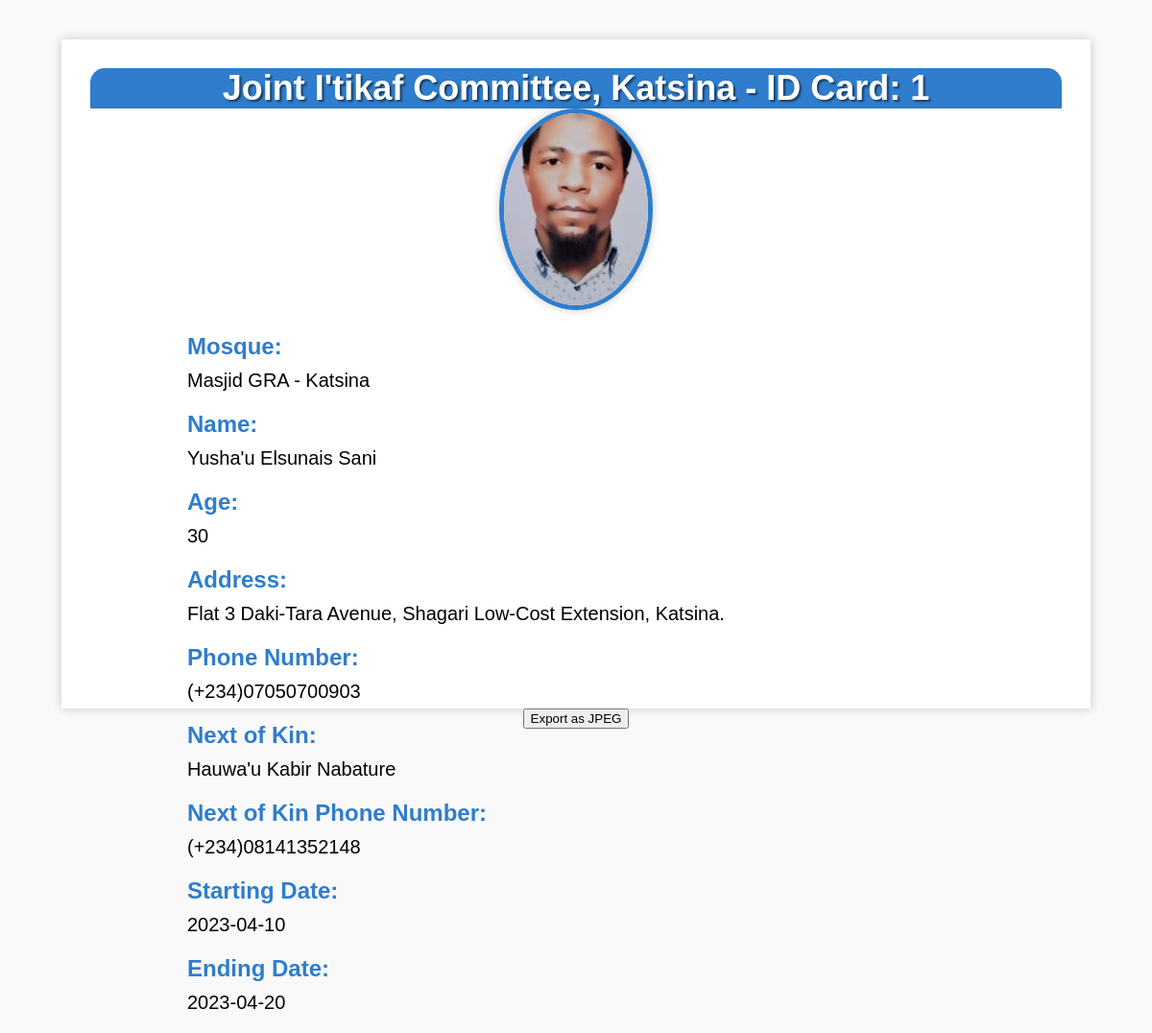
Screenshot of /itikaf/id_card/1/ with the database file from the repository.
### itikaf/models.py (models this page shows, shortened)
class Applicant(models.Model):
    mosque = models.ForeignKey(Mosque, on_delete=models.CASCADE)
    name = models.CharField(max_length=100)
    age = models.CharField(max_length=2)
    address = models.CharField(max_length=300)
    phone = models.CharField(max_length=20, unique=True)
    next_of_kin_name = models.CharField(max_length=100)
    next_of_kin_phone = models.CharField(max_length=20)
    medical_condition = models.TextField(blank=True)
    start_date = models.CharField(max_length=20)
    end_date = models.CharField(max_length=20)
    id_type = models.CharField(max_length=50)
    id_card_no = models.CharField(max_length=20, unique=True)
    id_image = models.ImageField(null=True, blank=True, upload_to="id_images/")
    photo = models.ImageField(null=True, blank=True, upload_to="profile_images/")
    added_by = models.ForeignKey(MosqueAdmin, on_delete=models.SET_NULL, null=True)
    date_added = models.DateTimeField(auto_now_add=True, null=True)

class Mosque(models.Model):
    name = models.CharField(max_length=250)
    lga = models.CharField(max_length=50)
    phone = models.CharField(max_length=11)
    address = models.CharField(max_length=300)
    accepting_applications = models.BooleanField(default=True)
    date_added = models.DateTimeField(auto_now_add=True, null=True)
    def __str__(self):
        return f'{self.name} - {self.lga}'

### itikaf/views.py (the view)
# urls.py: path('id_card/<int:pk>/', views.id_card, name='id_card'),
def id_card(request, pk):
    applicant_info = Applicant.objects.get(id=pk)
    applicant_id = applicant_info.id
    context = {
        'applicant_id': applicant_id,
        'applicant_info': applicant_info,
    }
    return render(request, 'id_card.html', context)

### itikaf/templates/id_card.html (shortened to what this page needs)
<!DOCTYPE html>
<html>
<head>
</head>
<body>
    <div class="container">
        <div class="card">
            <div class="header">
                Joint I'tikaf Committee, Katsina - ID Card: {{ applicant_info.id }}
            </div>
            <div class="card-img">
                {% if applicant_info.photo %}
                <img src="{{ applicant_info.photo.url }}" alt="passport" />
                {% endif %}
            </div>
            <div class="info">
                <div class="id-info">
                    <div class="label">Mosque:</div>
                    <div class="value">{{ applicant_info.mosque }}</div>
                    <div class="label">Name:</div>
                    <div class="value">{{ applicant_info.name }}</div>
                    <div class="label">Age:</div>
                    <div class="value">{{ applicant_info.age }}</div>
                    <div class="label">Address:</div>
                    <div class="value">{{ applicant_info.address }}</div>
                </div>
                <div class="contact-info">
                    <div class="label">Phone Number:</div>
                    <div class="value">(+234){{ applicant_info.phone }}</div>
                    <div class="label">Next of Kin:</div>
                    <div class="value">{{ applicant_info.next_of_kin_name }}</div>
                    <div class="label">Next of Kin Phone Number:</div>
                    <div class="value">(+234){{ applicant_info.next_of_kin_phone }}</div>
                    <div class="label">Starting Date:</div>
                    <div class="value">{{ applicant_info.start_date }}</div>
                    <div class="label">Ending Date:</div>
                    <div class="value">{{ applicant_info.end_date }}</div>
                </div>
            </div>
        </div>
        <button onclick="downloadIDCard()">Export as JPEG</button>
    </div>
</body>
</html>

### itikaf/templates/id_card.html (style rules this page uses)
body { font-family: Arial, sans-serif; margin: 0; padding: 0; background-color: #f9f9f9; }
.container { display: flex; flex-direction: column; align-items: center; justify-content: center; height: 100vh; }
.card { display: flex; flex-direction: column; align-items: center; background-color: #fff; box-shadow: 0px 0px 10px rgba(0, 0, 0, 0.2); padding: 30px; width: 1012.5px; height: 637.5px; }
.header { display: flex; align-items: center; justify-content: center; height: 120px; width: 100%; background-color: #2f7dcc; border-radius: 15px 15px 0 0; color: #fff; font-size: 36px; font-weight: bold; text-shadow: 2px 2px 2px rgba(0, 0, 0, 0.5); }
.card img { width: 150px; height: 200px; object-fit: cover; border-radius: 50%; box-shadow: 0px 0px 10px rgba(0, 0, 0, 0.2); border: 5px solid #2f7dcc; margin-bottom: 20px; }
.info { display: flex; flex-wrap: wrap; justify-content: space-between; width: 80%; }
.label { font-size: 24px; font-weight: bold; margin-bottom: 10px; color: #2f7dcc; }
.value { font-size: 20px; margin-bottom: 20px; color: #000000; }

### rows the page displays
Applicant: id "1", photo (picture), mosque "Masjid GRA - Katsina", name "Yusha'u Elsunais Sani", age "30", address "Flat 3 Daki-Tara Avenue, Shagari Low-Cost Extension, Katsina.", phone "07050700903", next_of_kin_name "Hauwa'u Kabir Nabature", next_of_kin_phone "08141352148", start_date "2023-04-10", end_date "2023-04-20"
